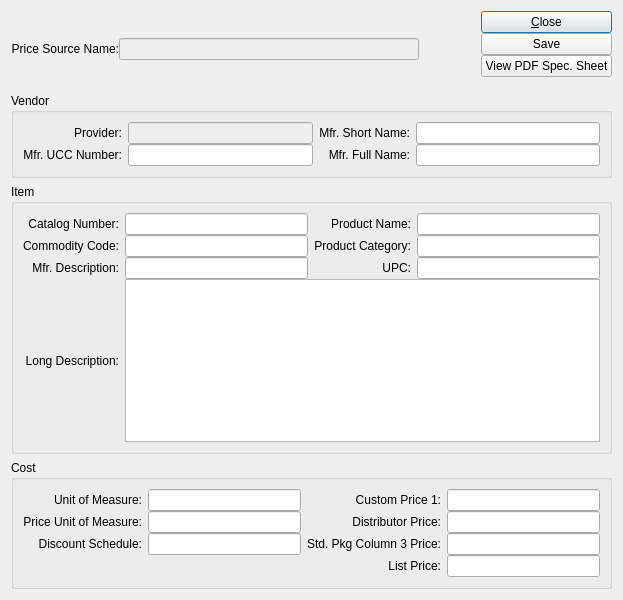
<?xml version="1.0" encoding="UTF-8"?>
<ui version="4.0">
 <comment>This file is part of the xwd Package for xTuple ERP,
and is Copyright (c) 1999-2012 by OpenMFG LLC, d/b/a xTuple.  It
is licensed to you under the xTuple End-User License Agreement (&quot;the
EULA&quot;), the full text of which is available at www.xtuple.com/EULA.
While the EULA gives you access to source code and encourages your
involvement in the development process, this Package is not free
software.  By using this software, you agree to be bound by the
terms of the EULA.</comment>
 <class>catalog</class>
 <widget class="QDialog" name="catalog">
  <property name="geometry">
   <rect>
    <x>0</x>
    <y>0</y>
    <width>623</width>
    <height>600</height>
   </rect>
  </property>
  <property name="windowTitle">
   <string>Vendor Catalog</string>
  </property>
  <layout class="QVBoxLayout" name="verticalLayout_2">
   <item>
    <layout class="QHBoxLayout" name="horizontalLayout">
     <property name="spacing">
      <number>0</number>
     </property>
     <item>
      <widget class="QLabel" name="_price_src_nameLit">
       <property name="text">
        <string>Price Source Name:</string>
       </property>
       <property name="alignment">
        <set>Qt::AlignRight|Qt::AlignTrailing|Qt::AlignVCenter</set>
       </property>
      </widget>
     </item>
     <item>
      <widget class="XLineEdit" name="_price_src_name">
       <property name="enabled">
        <bool>false</bool>
       </property>
       <property name="minimumSize">
        <size>
         <width>300</width>
         <height>0</height>
        </size>
       </property>
      </widget>
     </item>
     <item>
      <spacer name="horizontalSpacer">
       <property name="orientation">
        <enum>Qt::Horizontal</enum>
       </property>
       <property name="sizeHint" stdset="0">
        <size>
         <width>40</width>
         <height>20</height>
        </size>
       </property>
      </spacer>
     </item>
     <item>
      <layout class="QVBoxLayout" name="verticalLayout">
       <property name="spacing">
        <number>0</number>
       </property>
       <item>
        <widget class="QPushButton" name="_close">
         <property name="text">
          <string>&amp;Close</string>
         </property>
        </widget>
       </item>
       <item>
        <widget class="QPushButton" name="_save">
         <property name="text">
          <string>Save</string>
         </property>
        </widget>
       </item>
       <item>
        <widget class="QPushButton" name="_viewPDF">
         <property name="text">
          <string>View PDF Spec. Sheet</string>
         </property>
        </widget>
       </item>
       <item>
        <spacer name="verticalSpacer">
         <property name="orientation">
          <enum>Qt::Vertical</enum>
         </property>
         <property name="sizeHint" stdset="0">
          <size>
           <width>20</width>
           <height>40</height>
          </size>
         </property>
        </spacer>
       </item>
      </layout>
     </item>
    </layout>
   </item>
   <item>
    <widget class="QGroupBox" name="_identifierGroup">
     <property name="title">
      <string>Vendor</string>
     </property>
     <layout class="QGridLayout" name="gridLayout_2">
      <property name="verticalSpacing">
       <number>0</number>
      </property>
      <item row="0" column="0">
       <widget class="QLabel" name="_providerLit">
        <property name="text">
         <string>Provider:</string>
        </property>
        <property name="alignment">
         <set>Qt::AlignRight|Qt::AlignTrailing|Qt::AlignVCenter</set>
        </property>
       </widget>
      </item>
      <item row="0" column="1">
       <widget class="XLineEdit" name="_provider">
        <property name="enabled">
         <bool>false</bool>
        </property>
       </widget>
      </item>
      <item row="0" column="2">
       <widget class="QLabel" name="_mfr_shortnameLit">
        <property name="text">
         <string>Mfr. Short Name:</string>
        </property>
        <property name="alignment">
         <set>Qt::AlignRight|Qt::AlignTrailing|Qt::AlignVCenter</set>
        </property>
       </widget>
      </item>
      <item row="0" column="3">
       <widget class="XLineEdit" name="_mfr_shortname"/>
      </item>
      <item row="1" column="0">
       <widget class="QLabel" name="_mfr_ucc_numLit">
        <property name="text">
         <string>Mfr. UCC Number:</string>
        </property>
        <property name="alignment">
         <set>Qt::AlignRight|Qt::AlignTrailing|Qt::AlignVCenter</set>
        </property>
       </widget>
      </item>
      <item row="1" column="1">
       <widget class="XLineEdit" name="_mfr_ucc_num"/>
      </item>
      <item row="1" column="2">
       <widget class="QLabel" name="_mfr_fullnameLit">
        <property name="text">
         <string>Mfr. Full Name:</string>
        </property>
        <property name="alignment">
         <set>Qt::AlignRight|Qt::AlignTrailing|Qt::AlignVCenter</set>
        </property>
       </widget>
      </item>
      <item row="1" column="3">
       <widget class="XLineEdit" name="_mfr_fullname"/>
      </item>
     </layout>
    </widget>
   </item>
   <item>
    <widget class="QGroupBox" name="_descripGroup">
     <property name="title">
      <string>Item</string>
     </property>
     <layout class="QGridLayout" name="gridLayout_3">
      <property name="verticalSpacing">
       <number>0</number>
      </property>
      <item row="0" column="0">
       <widget class="QLabel" name="_cat_numLit">
        <property name="text">
         <string>Catalog Number:</string>
        </property>
        <property name="alignment">
         <set>Qt::AlignRight|Qt::AlignTrailing|Qt::AlignVCenter</set>
        </property>
       </widget>
      </item>
      <item row="0" column="1">
       <widget class="XLineEdit" name="_cat_num"/>
      </item>
      <item row="0" column="2">
       <widget class="QLabel" name="_product_nameLit">
        <property name="text">
         <string>Product Name:</string>
        </property>
        <property name="alignment">
         <set>Qt::AlignRight|Qt::AlignTrailing|Qt::AlignVCenter</set>
        </property>
       </widget>
      </item>
      <item row="0" column="3">
       <widget class="XLineEdit" name="_product_name"/>
      </item>
      <item row="1" column="0">
       <widget class="QLabel" name="_comm_codeLit">
        <property name="text">
         <string>Commodity Code:</string>
        </property>
        <property name="alignment">
         <set>Qt::AlignRight|Qt::AlignTrailing|Qt::AlignVCenter</set>
        </property>
       </widget>
      </item>
      <item row="1" column="1">
       <widget class="XLineEdit" name="_comm_code"/>
      </item>
      <item row="1" column="2">
       <widget class="QLabel" name="_product_catalogLit">
        <property name="text">
         <string>Product Category:</string>
        </property>
        <property name="alignment">
         <set>Qt::AlignRight|Qt::AlignTrailing|Qt::AlignVCenter</set>
        </property>
       </widget>
      </item>
      <item row="1" column="3">
       <widget class="XLineEdit" name="_product_category"/>
      </item>
      <item row="2" column="2">
       <widget class="QLabel" name="_upcLit">
        <property name="text">
         <string>UPC:</string>
        </property>
        <property name="alignment">
         <set>Qt::AlignRight|Qt::AlignTrailing|Qt::AlignVCenter</set>
        </property>
       </widget>
      </item>
      <item row="2" column="3">
       <widget class="XLineEdit" name="_upc"/>
      </item>
      <item row="4" column="0">
       <widget class="QLabel" name="_2k_descLit">
        <property name="text">
         <string>Long Description:</string>
        </property>
        <property name="alignment">
         <set>Qt::AlignRight|Qt::AlignTrailing|Qt::AlignVCenter</set>
        </property>
       </widget>
      </item>
      <item row="4" column="1" colspan="3">
       <widget class="XTextEdit" name="_2k_desc"/>
      </item>
      <item row="2" column="1">
       <widget class="XLineEdit" name="_mfr_description">
        <property name="sizePolicy">
         <sizepolicy hsizetype="Expanding" vsizetype="Expanding">
          <horstretch>0</horstretch>
          <verstretch>0</verstretch>
         </sizepolicy>
        </property>
       </widget>
      </item>
      <item row="2" column="0">
       <widget class="QLabel" name="_mfr_descriptionLit">
        <property name="text">
         <string>Mfr. Description:</string>
        </property>
        <property name="alignment">
         <set>Qt::AlignRight|Qt::AlignTrailing|Qt::AlignVCenter</set>
        </property>
       </widget>
      </item>
     </layout>
    </widget>
   </item>
   <item>
    <layout class="QVBoxLayout" name="_webviewLayout"/>
   </item>
   <item>
    <widget class="QGroupBox" name="_costGroup">
     <property name="title">
      <string>Cost</string>
     </property>
     <layout class="QGridLayout" name="gridLayout">
      <property name="verticalSpacing">
       <number>0</number>
      </property>
      <item row="0" column="1">
       <widget class="XLineEdit" name="_ps_uom"/>
      </item>
      <item row="1" column="3">
       <widget class="XLineEdit" name="_cost"/>
      </item>
      <item row="0" column="2">
       <widget class="QLabel" name="_custom1Lit">
        <property name="text">
         <string>Custom Price 1:</string>
        </property>
        <property name="alignment">
         <set>Qt::AlignRight|Qt::AlignTrailing|Qt::AlignVCenter</set>
        </property>
       </widget>
      </item>
      <item row="3" column="0">
       <widget class="QLabel" name="_ps_dscnt_schd_codeLit">
        <property name="text">
         <string>Discount Schedule:</string>
        </property>
        <property name="alignment">
         <set>Qt::AlignRight|Qt::AlignTrailing|Qt::AlignVCenter</set>
        </property>
       </widget>
      </item>
      <item row="1" column="2">
       <widget class="QLabel" name="_costLit">
        <property name="text">
         <string>Distributor Price:</string>
        </property>
        <property name="alignment">
         <set>Qt::AlignRight|Qt::AlignTrailing|Qt::AlignVCenter</set>
        </property>
       </widget>
      </item>
      <item row="0" column="0">
       <widget class="QLabel" name="_ps_uomLit">
        <property name="text">
         <string>Unit of Measure:</string>
        </property>
        <property name="alignment">
         <set>Qt::AlignRight|Qt::AlignTrailing|Qt::AlignVCenter</set>
        </property>
       </widget>
      </item>
      <item row="0" column="3">
       <widget class="XLineEdit" name="_custom_price1"/>
      </item>
      <item row="4" column="3">
       <widget class="XLineEdit" name="_list"/>
      </item>
      <item row="3" column="3">
       <widget class="XLineEdit" name="_col3"/>
      </item>
      <item row="4" column="2">
       <widget class="QLabel" name="_listLit">
        <property name="text">
         <string>List Price:</string>
        </property>
        <property name="alignment">
         <set>Qt::AlignRight|Qt::AlignTrailing|Qt::AlignVCenter</set>
        </property>
       </widget>
      </item>
      <item row="1" column="1">
       <widget class="XLineEdit" name="_ps_lgcy_uom"/>
      </item>
      <item row="1" column="0">
       <widget class="QLabel" name="_ps_lgcy_uomLit">
        <property name="text">
         <string>Price Unit of Measure:</string>
        </property>
        <property name="alignment">
         <set>Qt::AlignRight|Qt::AlignTrailing|Qt::AlignVCenter</set>
        </property>
       </widget>
      </item>
      <item row="3" column="1">
       <widget class="XLineEdit" name="_ps_dscnt_schd_code"/>
      </item>
      <item row="3" column="2">
       <widget class="QLabel" name="_col3Lit">
        <property name="text">
         <string>Std. Pkg Column 3 Price:</string>
        </property>
        <property name="alignment">
         <set>Qt::AlignRight|Qt::AlignTrailing|Qt::AlignVCenter</set>
        </property>
       </widget>
      </item>
     </layout>
    </widget>
   </item>
  </layout>
 </widget>
 <customwidgets>
  <customwidget>
   <class>XLineEdit</class>
   <extends>QLineEdit</extends>
   <header>xlineedit.h</header>
   <container>1</container>
  </customwidget>
  <customwidget>
   <class>XTextEdit</class>
   <extends>QTextEdit</extends>
   <header>xtextedit.h</header>
  </customwidget>
 </customwidgets>
 <tabstops>
  <tabstop>_provider</tabstop>
  <tabstop>_mfr_ucc_num</tabstop>
  <tabstop>_mfr_shortname</tabstop>
  <tabstop>_mfr_fullname</tabstop>
  <tabstop>_cat_num</tabstop>
  <tabstop>_comm_code</tabstop>
  <tabstop>_product_name</tabstop>
  <tabstop>_product_category</tabstop>
  <tabstop>_upc</tabstop>
  <tabstop>_2k_desc</tabstop>
  <tabstop>_ps_uom</tabstop>
  <tabstop>_list</tabstop>
  <tabstop>_custom_price1</tabstop>
  <tabstop>_col3</tabstop>
  <tabstop>_close</tabstop>
  <tabstop>_viewPDF</tabstop>
 </tabstops>
 <resources/>
 <connections/>
</ui>
